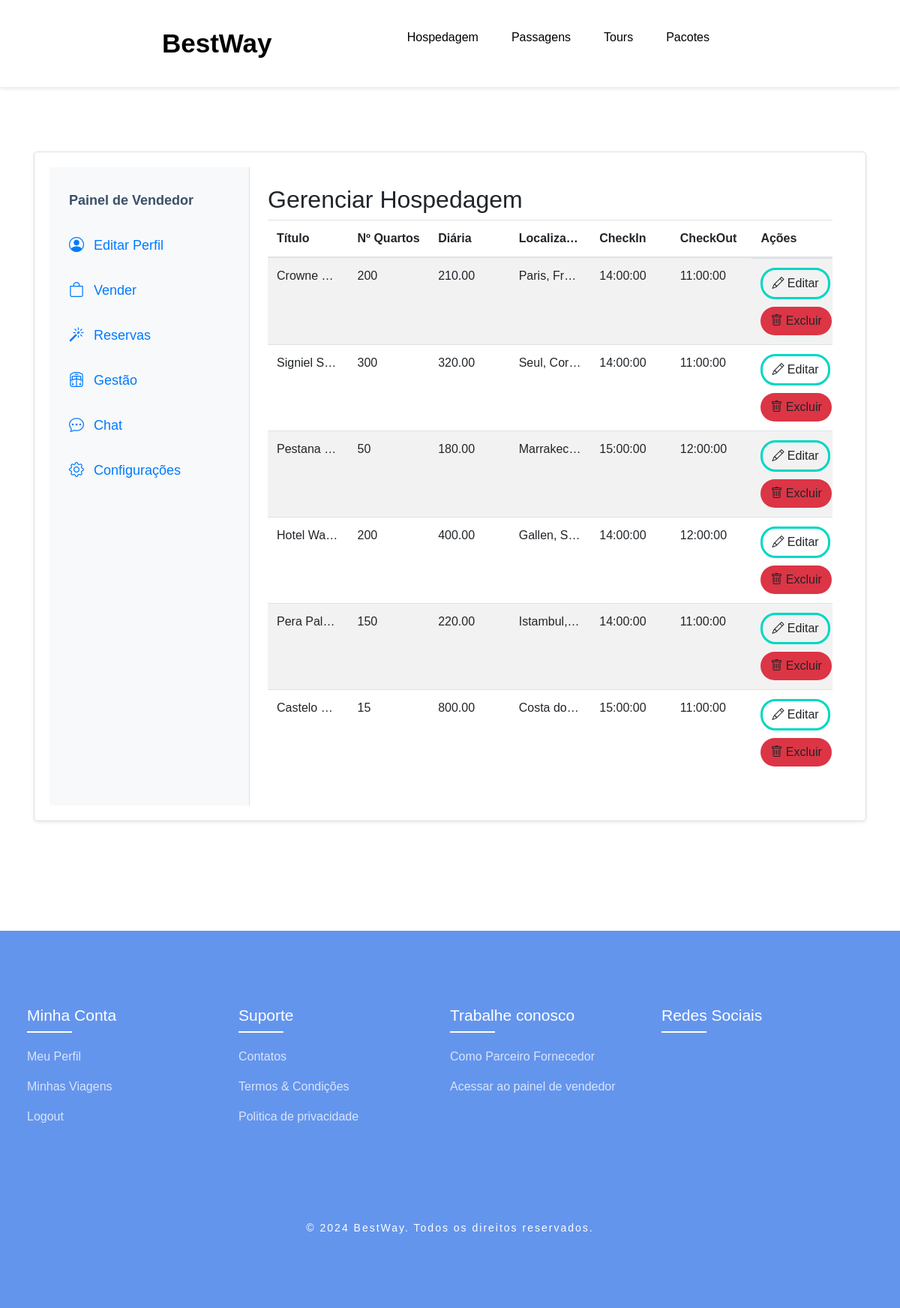
/public/vendedor/gerir_hospedagem.php (signed in), run on the app's committed database.
### tables this page shows
CREATE TABLE `t_hospedagem` (
  `id` int(11) NOT NULL,
  `id_user` int(11) DEFAULT NULL,
  `nome` varchar(255) NOT NULL,
  `descricao` text DEFAULT NULL,
  `n_quartos` int(11) DEFAULT NULL,
  `preco_diaria` decimal(10,2) NOT NULL,
  `localizacao` varchar(255) DEFAULT NULL,
  `classificacao` int(11) DEFAULT NULL,
  `horario_checkin` time DEFAULT NULL,
  `horario_checkout` time DEFAULT NULL,
  `tipo_hospedagem` enum('hotel','apartamento','hostel','castelo','cabana','resort') DEFAULT NULL,
  `data_criacao` timestamp NOT NULL DEFAULT current_timestamp(),
  `data_atualizacao` timestamp NOT NULL DEFAULT current_timestamp() ON UPDATE current_timestamp(),
  `foto1` varchar(255) DEFAULT NULL,
  `foto2` varchar(255) DEFAULT NULL,
  `foto3` varchar(255) DEFAULT NULL,
  `data_inicio` date DEFAULT NULL,
  `data_fim` date DEFAULT NULL
);

### public/vendedor/gerir_hospedagem.php (the view, shortened to what this page needs)
<?php
include '../../config/liga_bd.php';
$vendedor_id = $_SESSION['id'];
$sql = "SELECT * FROM t_hospedagem WHERE id_user = ?";
$stmt = $ligacao->prepare($sql);
$stmt->bind_param("i", $vendedor_id);
$stmt->execute();
$result = $stmt->get_result();
?>
<!DOCTYPE html>
<html lang="pt-br">
<head>
    <link rel="stylesheet" href="../../assets/css/styleperfil.css">
    <link rel="stylesheet" href="../../assets/css/style.css">
    <link href="https://cdn.jsdelivr.net/npm/bootstrap-icons/font/bootstrap-icons.css" rel="stylesheet">
    <link href="https://cdn.jsdelivr.net/npm/bootstrap@4.5.0/dist/css/bootstrap.min.css" rel="stylesheet">
</head>
<br><br><br>
<body>
    <header>
        <a href="../../index.html" style="font-size: 35px; font-weight: 600; color: black;">BestWay</a>
        <ul class="navbar">
            <li><a href="#home">Hospedagem</a></li>
            <li><a href="<?= BASE_URL ?>public/voos/voos.php">Passagens</a></li>
            <li><a href="#destination">Tours</a></li>
            <li><a href="<?= BASE_URL ?>public/pacotes/pacotes.php">Pacotes</a></li>
        </ul>
    </header>
    <div class="container light-style flex-grow-1 container-p-y">
        <div class="card shadow-sm rounded-lg">
            <div class="row no-gutters">
                <div class="col-md-3 p-3 bg-light rounded-left menu-container">
                    <nav class="menu">
                        <a class="menu-item" style="color: #3A506B"><strong>Painel de Vendedor</strong></a>
                        <a class="menu-item" href="admin.php" onclick="showContent('profile');"><i class="bi bi-person-circle"></i> Editar Perfil</a>
                        <a class="menu-item" href="vender_opcoes.php"><i class="bi bi-bag"></i> Vender</a>
                        <a class="menu-item" href="gerenciar_reservas.php"><i class="bi bi-magic"></i> Reservas</a>
                        <a class="menu-item" href="gestao_opcoes.php"><i class="bi bi-train-freight-front"></i> Gestão</a>
                        <a class="menu-item" href="chat.php"><i class="bi bi-chat-dots"></i> Chat</a>
                        <a class="menu-item" href="configuracoes2.php"><i class="bi bi-gear"></i> Configurações</a>
                    </nav>
            </div>
            <div class="col-md-9">
                    <div class="tab-content p-4">
                <h2>Gerenciar Hospedagem</h2>
                <div class="table-responsive">
                    <table class="table table-striped">
                        <thead>
                            <tr>
                                <th>Título</th>
                                <th>Nº Quartos</th>
                                <th>Diária</th>
                                <th>Localização</th>
                                <th>CheckIn</th>
                                <th>CheckOut</th>
                                <th>Ações</th>
                            </tr>
                        </thead>
                        <tbody>
                        <?php if ($result->num_rows > 0): ?>
                            <?php while ($row = $result->fetch_assoc()): ?>
                                <tr>
                                    <td><?php echo htmlspecialchars($row['nome']); ?></td>
                                    <td><?php echo htmlspecialchars($row['n_quartos']); ?></td>
                                    <td><?php echo htmlspecialchars($row['preco_diaria']); ?></td>
                                    <td><?php echo htmlspecialchars($row['localizacao']); ?></td>
                                    <td><?php echo htmlspecialchars($row['horario_checkin']); ?></td>
                                    <td><?php echo htmlspecialchars($row['horario_checkout']); ?></td>
                                    <td class="action-btns">
                                        <button type="button" class="btn btn-edit" data-toggle="modal" data-target="#editModal"
                                            data-reserva-id="<?php echo $row['id']; ?>"
                                            data-nome="<?php echo htmlspecialchars($row['nome']); ?>"
                                            data-n_quartos="<?php echo htmlspecialchars($row['n_quartos']); ?>"
                                            data-preco_diaria="<?php echo htmlspecialchars($row['preco_diaria']); ?>"
                                            data-localizacao="<?php echo htmlspecialchars($row['localizacao']); ?>"
                                            data-horario_checkin="<?php echo htmlspecialchars($row['horario_checkin']); ?>"
                                            data-horario_checkout="<?php echo htmlspecialchars($row['horario_checkout']); ?>">
                                            <i class="bi bi-pencil"></i> Editar
                                        </button>
                                        <button type="button" class="btn btn-delete" data-toggle="modal" data-target="#confirmDeleteModal"
                                            data-reserva-id="<?php echo $row['id']; ?>">
                                            <i class="bi bi-trash"></i> Excluir
                                        </button>
                                    </td>
                                </tr>
                            <?php endwhile; ?>
                        <?php else: ?>
                            <tr><td colspan="7">Nenhuma hospedagem encontrada.</td></tr>
                        <?php endif; ?>
                    </tbody>
                    </table>
                </div>
            </div>
        </div>
    </div>
        </div>
    </div>
    <br><br><br><br>
    <?php include '../../views/partials/footer.php' ?>
</body>
</html>

### assets/css/styleperfil.css (style rules this page uses)
body { background-image: url('images/fundo.png'); background-size: cover; background-position: center; font-family: 'San Francisco', 'Helvetica Neue', Arial, sans-serif; margin-top: 30px; color: #333; }
.container { max-width: 300px; margin: 30px auto; padding: 20px; }
.card { background: #ffffff; box-shadow: 0 1px 3px rgba(0, 0, 0, 0.1); padding: 20px; margin-bottom: 20px; }
.btn { background: #007aff; color: #ffffff; padding: 10px 20px; border-radius: 50px; font-size: 14px; transition: background-color 0.3s ease, transform 0.3s ease; }
.card, .btn { border-radius: 12px; }

### assets/css/style.css (style rules this page uses)
* { padding: 0; margin: 0; box-sizing: border-box; font-family: "Poppins", sans-serif; text-decoration: none; list-style: none; scroll-behavior: smooth; }
:root { --bg-color: #fff; --text-color: #221314; --second-color: #4169e1; --main-color: #6495ed; --big-font: 6rem; --h2-font: 3rem; --p-font: 1.1rem; }
body { background: var(--bg-color); color: var(--text-color); }
header { position: fixed; top: 0; right: 0; width: 100%; z-index: 100; display: flex; align-items: center; justify-content: space-between; background: transparent; padding: 30px 18%; transition: ease 0.4s; }
.btn { background: var(--main-color); color: white; padding: 12px 20px; border-radius: 5px; cursor: pointer; }
.navbar { display: flex; }
.navbar a { color: var(--bg-color); font-size: var(--p-font); font-weight: 500; padding: 10px 22px; border-radius: 4px; transition: ease 0.4s; }
body { font-family: Arial, sans-serif; margin: 0; padding: 0; background-color: #f4f4f4; }
@media (max-width: 1400px) { header { padding: 17px 3%; transition: 0.2s; } }
@media (max-width: 1400px) { :root { --big-font: 4.5rem; --h2-font: 2.3rem; --p-font: 1rem; transition: 0.2s; } }

### public/vendedor/gerir_hospedagem.php (style rules this page uses)
body { margin-top: 100px; font-family: 'Poppins', sans-serif; }
header { position: fixed; top: 0; right: 0; width: 100%; z-index: 100; display: flex; align-items: center; justify-content: space-between; padding: 30px 18%; background-color: white; box-shadow: 0 2px 5px rgba(0, 0, 0, 0.1); }
.navbar { display: flex; }
.navbar a { color: black; }
.card { border-radius: 15px; overflow: hidden; background: #ffffff; box-shadow: 0 1px 3px rgba(0, 0, 0, 0.1); padding: 20px; margin-bottom: 20px; }
.menu-container { background-color: #f8f9fa; border-right: 1px solid #e0e0e0; }
.menu { display: flex; flex-direction: column; }
.menu-item { color: #007AFF; padding: 10px; margin: 5px 0; text-decoration: none; font-size: 18px; border-radius: 10px; transition: background-color 0.3s ease, transform 0.2s ease-in-out; }
.menu-item i { margin-right: 8px; font-size: 20px; }
.container { overflow: hidden; padding: 0 15px; }
.table-responsive { overflow-x: auto; -webkit-overflow-scrolling: touch; max-width: 100%; }
.table { width: 100%; table-layout: fixed; }
.table th, .table td { word-wrap: break-word; overflow: hidden; text-overflow: ellipsis; white-space: nowrap; }
.btn-edit { border: 3px solid #00d7c3; border-radius: 20px; }
.btn-delete { background-color: #dc3545; border-radius: 20px; }
.action-btns { display: flex; gap: 10px; flex-wrap: wrap; }

### data on the page
t_hospedagem: nome "Crowne…", n_quartos "200", preco_diaria "210.00", localizacao "Paris, Fr…", horario_checkin "14:00:00", horario_checkout "11:00:00"
t_hospedagem: nome "Signiel S…", n_quartos "300", preco_diaria "320.00", localizacao "Seul, Cor…", horario_checkin "14:00:00", horario_checkout "11:00:00"
t_hospedagem: nome "Pestana…", n_quartos "50", preco_diaria "180.00", localizacao "Marrakec…", horario_checkin "15:00:00", horario_checkout "12:00:00"
t_hospedagem: nome "Hotel Wa…", n_quartos "200", preco_diaria "400.00", localizacao "Gallen, S…", horario_checkin "14:00:00", horario_checkout "12:00:00"
t_hospedagem: nome "Pera Pal…", n_quartos "150", preco_diaria "220.00", localizacao "Istambul,…", horario_checkin "14:00:00", horario_checkout "11:00:00"
t_hospedagem: nome "Castelo d…", n_quartos "15", preco_diaria "800.00", localizacao "Costa do…", horario_checkin "15:00:00", horario_checkout "11:00:00"
